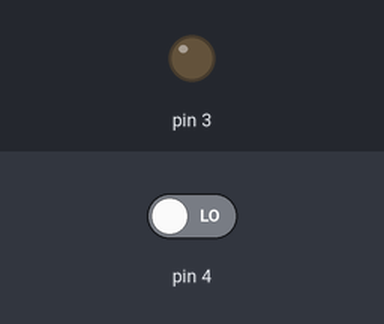
A sketch run on a simulated Arduino Uno, built with avr-gcc and run on an emulated ATmega328P. On the bench: output pins drawn as LEDs (lit = HIGH). Inputs (shaded band) come from the test bench; at power-on: pin 4 LOW.

Above: at 1.2 s.
1.3 s: pin 4 driven HIGH
At 2.1 s:
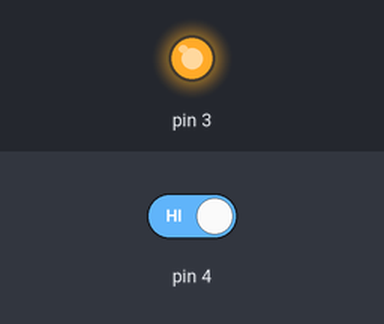
2.8 s: pin 4 driven LOW
At 3.4 s:
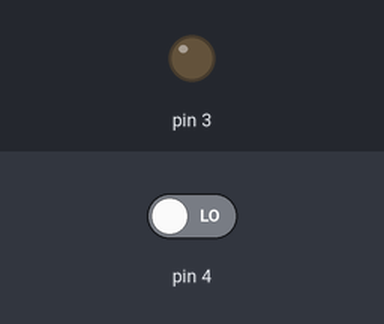
Timing chart, 0 to 5.8 s (numbered marks = the images above; inputs shaded):
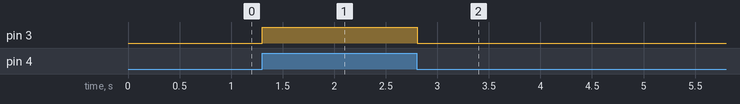

Measured:
- after the input at 1.3 s, pin 3: LOW → HIGH at once
- after the input at 2.8 s, pin 3: HIGH → LOW at once

The sketch:

codigo.ino
```cpp
// C++ code
//
void setup()
{
   pinMode(4,INPUT);
  pinMode(3, OUTPUT);
}

int var;

void loop()
{
  var = digitalRead(4);
    digitalWrite(3, var);
  delay(10);

}
```
